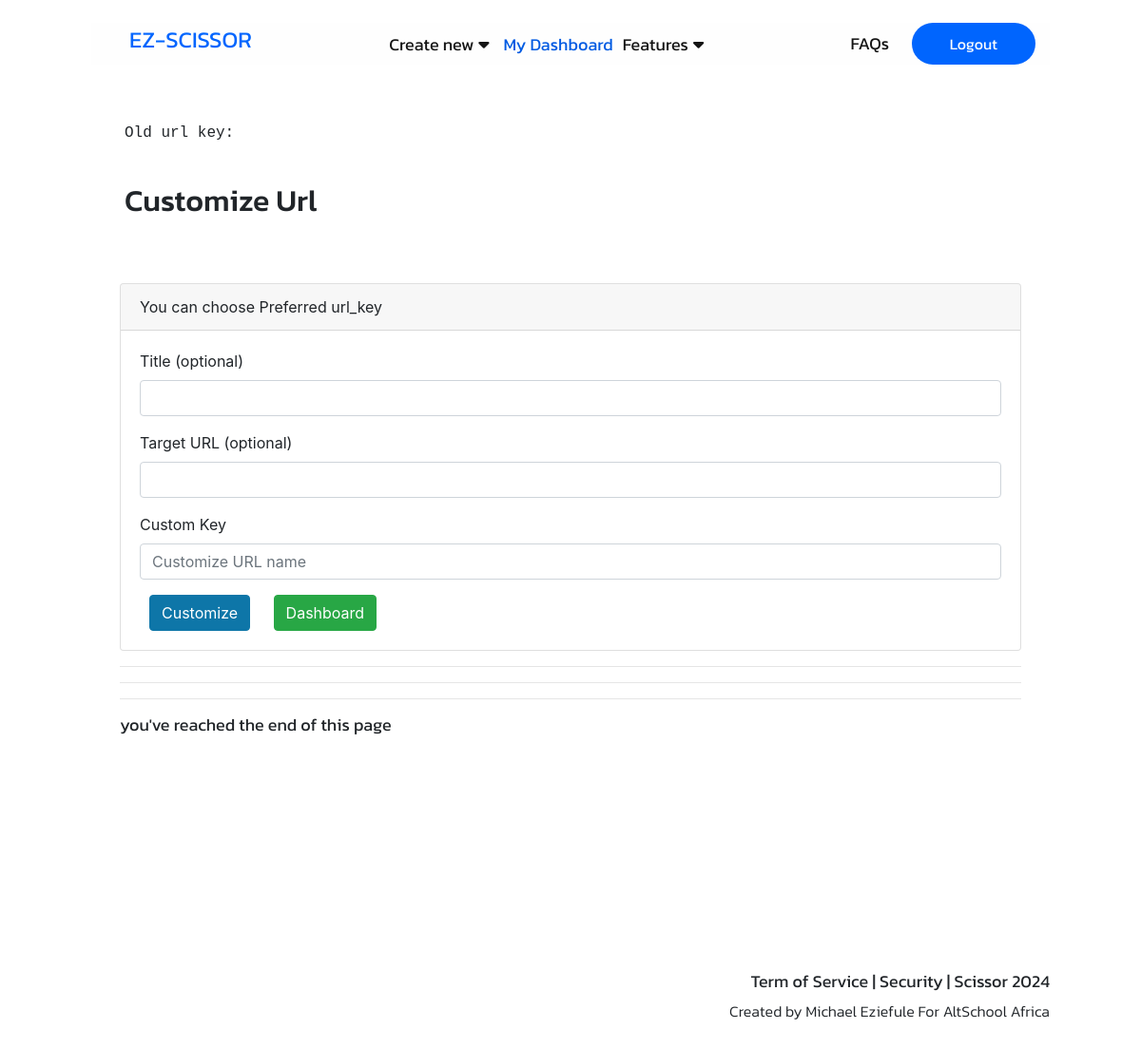
/customise/pP4QX (signed in), run on an earlier commit of the app's database.
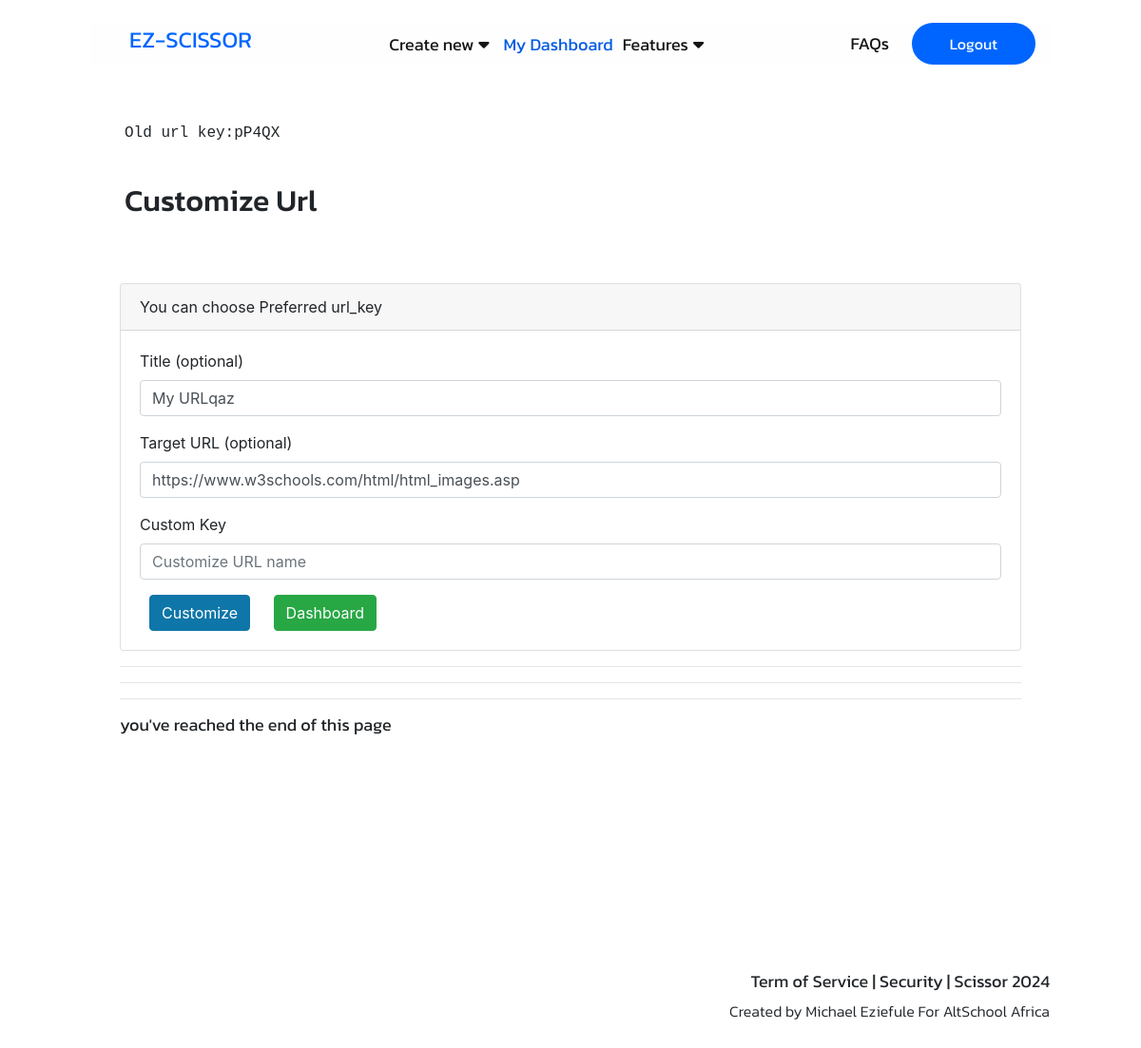
And on a later commit of the database.
### storage/model.py (models this page shows)
class URL(Base):
    __tablename__ = 'urls'
    id = Column(Integer, primary_key=True, index = True)
    title = Column(Integer, nullable=True, default="My Title")
    target_url = Column(String, nullable=True)
    key = Column(String, nullable= False, unique=True)
    clicks = Column(Integer, default=0)
    is_active = Column(Boolean, default=True)
    date_created = Column(Date, nullable= False)
    qr_url = Column(String, nullable= True)
    owner_id = Column(Integer, ForeignKey("users.id"), default=0)
    owner = relationship("USER", back_populates = "urls")

### router/url.py (the view)
@router.get("/customise/{url_key}", response_class=HTMLResponse)
async def customise(
    request: Request,
    url_key:str,
    db:Session=Depends(database.get_db)
):
    msg = []
    user = service.get_user_from_token(request, db)
    if not user:
        msg.append("session expired, kindly Login")
        return templates.TemplateResponse("login.html", {'request':Request, 'msg':msg})
    url_key = db.query(model.URL).filter(model.URL.key == url_key).first()
    return templates.TemplateResponse("customize.html", {"request": request, "user": user, 'url_key': url_key})

### templates/Customize.html (shortened to what this page needs)
{% include 'layout.html' %}
<div class="container">
    <div class="card-body text-monospace"></div>
    <div name = "url_key" class="card-body text-monospace">Old url key:{{url_key.key}}</div>
    <div class="card-body">
        <h2>Customize Url</h2>
    </div>
    <div class="card-body">
    </div>
    <div class="container">
        <div class="card">
            <div class="card-header">
                You can choose Preferred url_key
            </div>
            <div class=card-body>
                <form method = "POST">
                    <div class="form-group">
                        <label>Title (optional)</label>
                        <input name = "title" class="form-control" type="text" id="title" value="{{url_key.title}}">
                    </div>
                    <div class="form-group">
                        <label>Target URL (optional) </label>
                        <input name = "target_url" class="form-control" value="{{url_key.target_url}}"></input>
                    </div>
                    <div class="form-group">
                        <label>Custom Key</label>
                        <input name ="custom_name" type="text" class="form-control" id="title" placeholder= "Customize URL name" required>
                    </div>
                    <button type="submit" class="btn btn-primary">Customize</button>
                    <button
                        onclick="window.location.href='/ezzy/dashboard'"
                        type="button"
                        class="btn btn-success"
                    >
                        Dashboard
                    </button>
                </form>
            </div>
        </div>
        <hr class="orb-divider"></hr>
        <hr class="orb-divider"></hr>
        <hr class="orb-divider"></hr>
        <div class=""><h4>you've reached the end of this page</h4></div>
    </div>
</div>
<div class="card-body"></div>
<div class="whyscissors"></div>
{% include 'footnote.html' %}

### templates/layout.html (shortened to what this page needs)
<!DOCTYPE html>
<html lang="en">
<head>
    <link
    rel="stylesheet"
    href="{{url_for('static', path='/css/bootstrap.css') }}"
    />
    <link rel="stylesheet"
    type="text/css" href="{{url_for('static', path='/css/style.css')}}" />
    <link
    rel="stylesheet"
    href="{{url_for('static', path='/css/mediaquerry.css')}}"
    />
    <link
    rel="stylesheet"
    href="{{url_for('static', path='/css/mquerry4mobile.css') }}"
    />
    <link
    rel="stylesheet"
    href="https://cdnjs.cloudflare.com/ajax/libs/font-awesome/6.1.1/css/all.min.css"
    />
    <link
    rel="stylesheet"
    href="https://cdnjs.cloudflare.com/ajax/libs/font-awesome/6.4.0/css/all.min.css"
    />
</head>
<body>
    {% include "navbar.html" %}
</body>
</html>

### templates/navbar.html (shortened to what this page needs)
{% if user %}
<div class="Heroheader">
    <div class="logo">
        <div class="Logo-text">
            <a href="{{url_for('homepage')}}" class="active"><h3>EZ-SCISSOR</h3></a>
        </div>
    </div>
    <div class="nav">
        <a href="{{url_for('create_url')}}" class="active">Create new<i class="fa fa-caret-down"></i></a>
        <a href="{{url_for('dashboard')}}" class="urls">My Dashboard</a>
        <a href="{{url_for('features')}}" class="active">Features<i class="fa fa-caret-down"></i></a>
    </div>
    <div class="login">
        <a href="{{url_for('faq_page')}}">FAQs</a>
        <a href="{{url_for('logout')}}">
            <button class="button">Logout</button>
        </a>
    </div>
</div>
{% endif %}

### templates/footnote.html (shortened to what this page needs)
<div class="footnote">
    <h4>Term of Service | Security | Scissor 2024</h4>
    <h5>Created by Michael Eziefule For AltSchool Africa</h5>
</div>

### static/css/style.css (style rules this page uses)
:root { --bg-black-000: #000000; --bg-black-200: #1E1E1E; --bg-green-100: #067808; --bg-white-100: #E2E9F0; --bg-yellow-000: #EAC81F; --bg-black-400: #F8F7F7; --bg-black-300: #FEFEFE; --bg-color-000: #FFFFFF; --text-Main-text: #141414; --text-Primary-300: #0065fe; --text-Primary-400: #005AE2; --bg-color-400: #1E3448; }
* { margin: 0; padding: 0; outline: none; text-decoration: none; box-sizing: border-box; }
a { text-decoration: none; font-size: 18px; }
h5 { font-size: 18px; font-weight: 300; line-height: 24px; font-family: 'Kanit', sans-serif; }
h2 { font-size: 40px; font-weight: 500; font-family: 'Kanit', sans-serif; }
h3 { font-size: 24px; font-weight: 400; font-family: 'Kanit', sans-serif; }
h4 { font-size: 18px; font-weight: 400; font-family: 'Kanit', sans-serif; }
body { width: 100%; padding: 2% 10%; height: auto; }
.Heroheader { background-color: var(--bg-black-300); width: 100%; display: flex; justify-content: space-between; margin: auto; padding: 0; }
.logo,.nav,.login { align-self: center; align-content: center; height: auto; width: auto; }
.logo a { font-weight: 900; color: var(--text-Primary-300); }
.nav a, .login a { padding: 0 20px; justify-content: space-between; color: var(--text-Main-text); font-size: 18px; font-weight: 400; font-family: 'Kanit', sans-serif; }
.logo { display: flex; justify-content: center; }
.nav .urls { color: var(--text-Primary-400); font-weight: 400; }
.fa { padding: 0 5px; }
.logo, .login { font-family: 'Kanit', sans-serif; text-align: center; }
button { white-space: nowrap; border: none; border-radius: 24px; align-self: center; font-size: 16px; padding: 10px 40px; margin: 0 10px; color: var(--bg-black-300); background-color: var(--text-Primary-300); }
.whyscissors { margin: auto; padding: 100px 10px; display: flex; justify-content: space-between; }
.footnote { margin: 0; text-align: right; }

### static/css/mediaquerry.css (style rules this page uses)
@media only screen and (min-width: 1024px) { body { padding: 2% 8%; } }
@media only screen and (min-width: 1024px) { .nav a, .login a { padding: 0 5px; } }
@media only screen and (min-width: 1024px) { a { font-size: 16px; } }
@media only screen and (min-width: 1024px) { h2 { font-size: 32px; } }
@media only screen and (min-width: 1024px) { h3 { font-size: 24px; } }
@media only screen and (min-width: 1024px) { h4 { font-size: 18px; } }
@media only screen and (min-width: 1024px) { h5 { font-size: 16px; } }

What changed in the data, as far as the page shows it:
added URL: key "pP4QX", title "My URLqaz", target_url "https://www.w3schools.com/html/html_images.asp"
